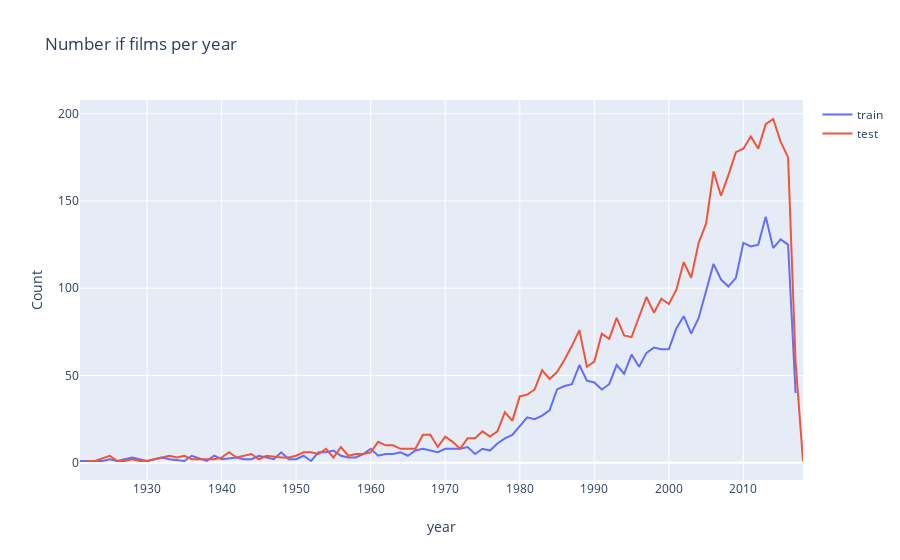

Notebook code cell kept with this figure:
### Code cell
import plotly.offline as py
py.init_notebook_mode(connected=True)
import plotly.graph_objs as go

data=[go.Scatter(x=d1.index,y=d1.values,name='train'),go.Scatter(x=d2.index,y=d2.values,name='test')]
layout = go.Layout(dict(title="Number if films per year",
                       xaxis=dict(title="year"),
                       yaxis=dict(title="Count"),
                       ),legend =dict(orientation='v'))
py.iplot(dict(data=data,layout=layout))

### Figure 1 — Plotly figure (JSON) as saved in the notebook; plotly's stock layout.template omitted (floating-point values rounded to 4 significant figures)
{"data": [{"name": "train", "type": "scatter", "x": [1921, 1924, 1925, 1926, 1927, 1928, 1930, 1931, 1932, 1933, 1935, 1936, 1938, 1939, 1940, 1942, 1943, 1944, 1945, 1947, 1948, 1949, 1950, 1951, 1952, 1953, 1954, 1955, 1956, 1957, 1958, 1959, 1960, 1961, 1962, 1963, 1964, 1965, 1966, 1967, 1968, 1969, 1970, 1971, 1972, 1973, 1974, 1975, 1976, 1977, 1978, 1979, 1980, 1981, 1982, 1983, 1984, 1985, 1986, 1987, 1988, 1989, 1990, 1991, 1992, 1993, 1994, 1995, 1996, 1997, 1998, 1999, 2000, 2001, 2002, 2003, 2004, 2005, 2006, 2007, 2008, 2009, 2010, 2011, 2012, 2013, 2014, 2015, 2016, 2017], "y": [1, 1, 2, 1, 2, 3, 1, 2, 3, 2, 1, 4, 1, 4, 2, 3, 2, 2, 4, 2, 6, 2, 2, 4, 1, 6, 6, 7, 4, 3, 3, 5, 8, 4, 5, 5, 6, 4, 7, 8, 7, 6, 8, 8, 8, 9, 5, 8, 7, 11, 14, 16, 21, 26, 25, 27, 30, 42, 44, 45, 56, 47, 46, 42, 45, 56, 51, 62, 55, 63, 66, 65, 65, 77, 84, 74, 83, 99, 114, 105, 101, 106, 126, 124, 125, 141, 123, 128, 125, 40]}, {"name": "test", "type": "scatter", "x": [1922, 1923, 1925, 1926, 1927, 1928, 1929, 1930, 1931, 1933, 1934, 1935, 1936, 1937, 1938, 1939, 1940, 1941, 1942, 1944, 1945, 1946, 1948, 1949, 1950, 1951, 1952, 1953, 1954, 1955, 1956, 1957, 1958, 1959, 1960, 1961, 1962, 1963, 1964, 1965, 1966, 1967, 1968, 1969, 1970, 1971, 1972, 1973, 1974, 1975, 1976, 1977, 1978, 1979, 1980, 1981, 1982, 1983, 1984, 1985, 1986, 1987, 1988, 1989, 1990, 1991, 1992, 1993, 1994, 1995, 1996, 1997, 1998, 1999, 2000, 2001, 2002, 2003, 2004, 2005, 2006, 2007, 2008, 2009, 2010, 2011, 2012, 2013, 2014, 2015, 2016, 2017, 2018], "y": [1, 1, 4, 1, 1, 2, 1, 1, 2, 4, 3, 4, 2, 2, 2, 2, 3, 6, 3, 5, 2, 4, 3, 3, 4, 6, 6, 5, 8, 3, 9, 4, 5, 5, 6, 12, 10, 10, 8, 8, 8, 16, 16, 9, 15, 12, 8, 14, 14, 18, 15, 18, 29, 24, 38, 39, 42, 53, 48, 52, 59, 67, 76, 55, 58, 74, 71, 83, 73, 72, 83, 95, 86, 94, 91, 99, 115, 106, 126, 137, 167, 153, 165, 178, 180, 187, 180, 194, 197, 184, 175, 58, 1]}], "layout": {"legend": {"orientation": "v"}, "title": {"text": "Number if films per year"}, "xaxis": {"title": {"text": "year"}}, "yaxis": {"title": {"text": "Count"}}}}
